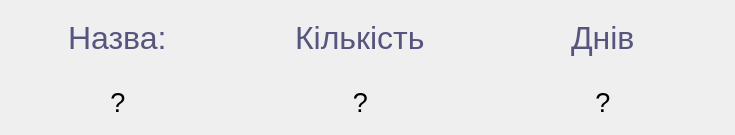
<?xml version="1.0" encoding="UTF-8"?>
<ui version="4.0">
 <class>PharmacyViewWidget</class>
 <widget class="QWidget" name="PharmacyViewWidget">
  <property name="geometry">
   <rect>
    <x>0</x>
    <y>0</y>
    <width>735</width>
    <height>135</height>
   </rect>
  </property>
  <property name="sizePolicy">
   <sizepolicy hsizetype="Minimum" vsizetype="Fixed">
    <horstretch>0</horstretch>
    <verstretch>0</verstretch>
   </sizepolicy>
  </property>
  <property name="windowTitle">
   <string>Form</string>
  </property>
  <widget class="QWidget" name="gridLayoutWidget">
   <property name="geometry">
    <rect>
     <x>0</x>
     <y>10</y>
     <width>721</width>
     <height>121</height>
    </rect>
   </property>
   <layout class="QGridLayout" name="gridLayout">
    <item row="1" column="1">
     <widget class="QLabel" name="amount">
      <property name="font">
       <font>
        <pointsize>20</pointsize>
       </font>
      </property>
      <property name="text">
       <string>&lt;html&gt;&lt;head/&gt;&lt;body&gt;&lt;p align=&quot;center&quot;&gt;?&lt;/p&gt;&lt;/body&gt;&lt;/html&gt;</string>
      </property>
     </widget>
    </item>
    <item row="1" column="0">
     <widget class="QLabel" name="title">
      <property name="font">
       <font>
        <pointsize>20</pointsize>
       </font>
      </property>
      <property name="text">
       <string>&lt;html&gt;&lt;head/&gt;&lt;body&gt;&lt;p align=&quot;center&quot;&gt;?&lt;/p&gt;&lt;/body&gt;&lt;/html&gt;</string>
      </property>
     </widget>
    </item>
    <item row="0" column="0" alignment="Qt::AlignmentFlag::AlignHCenter|Qt::AlignmentFlag::AlignVCenter">
     <widget class="QLabel" name="titleName">
      <property name="font">
       <font>
        <pointsize>24</pointsize>
       </font>
      </property>
      <property name="text">
       <string>&lt;html&gt;&lt;head/&gt;&lt;body&gt;&lt;p&gt;&lt;span style=&quot; color:#55557f;&quot;&gt;Назва:&lt;/span&gt;&lt;/p&gt;&lt;/body&gt;&lt;/html&gt;</string>
      </property>
     </widget>
    </item>
    <item row="0" column="1" alignment="Qt::AlignmentFlag::AlignHCenter|Qt::AlignmentFlag::AlignVCenter">
     <widget class="QLabel" name="amountName">
      <property name="font">
       <font>
        <pointsize>24</pointsize>
       </font>
      </property>
      <property name="text">
       <string>&lt;html&gt;&lt;head/&gt;&lt;body&gt;&lt;p&gt;&lt;span style=&quot; color:#55557f;&quot;&gt;Кількість&lt;/span&gt;&lt;/p&gt;&lt;/body&gt;&lt;/html&gt;</string>
      </property>
     </widget>
    </item>
    <item row="0" column="2" alignment="Qt::AlignmentFlag::AlignHCenter|Qt::AlignmentFlag::AlignVCenter">
     <widget class="QLabel" name="streakName">
      <property name="font">
       <font>
        <pointsize>24</pointsize>
       </font>
      </property>
      <property name="text">
       <string>&lt;html&gt;&lt;head/&gt;&lt;body&gt;&lt;p&gt;&lt;span style=&quot; color:#55557f;&quot;&gt;Днів&lt;/span&gt;&lt;/p&gt;&lt;/body&gt;&lt;/html&gt;</string>
      </property>
     </widget>
    </item>
    <item row="1" column="2">
     <widget class="QLabel" name="streak">
      <property name="font">
       <font>
        <pointsize>20</pointsize>
       </font>
      </property>
      <property name="text">
       <string>&lt;html&gt;&lt;head/&gt;&lt;body&gt;&lt;p align=&quot;center&quot;&gt;?&lt;/p&gt;&lt;/body&gt;&lt;/html&gt;</string>
      </property>
     </widget>
    </item>
   </layout>
  </widget>
 </widget>
 <resources/>
 <connections/>
</ui>
